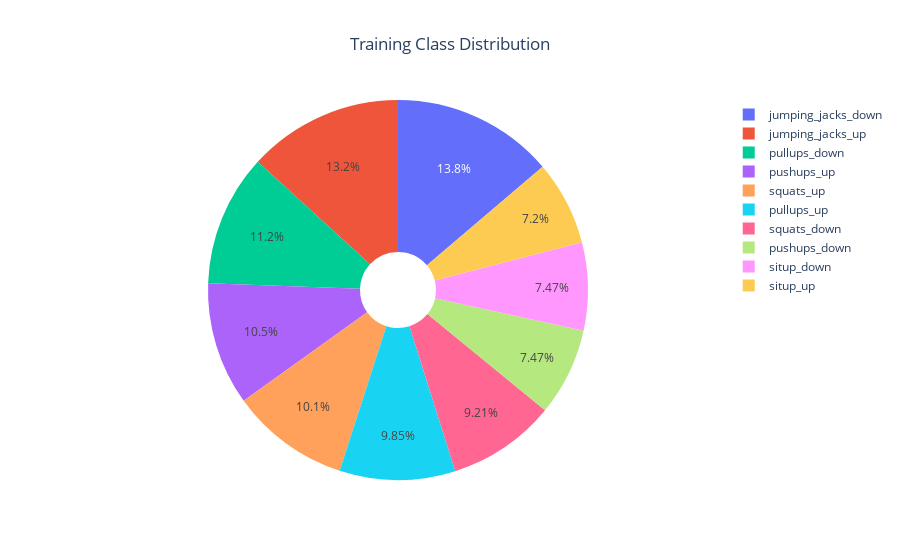
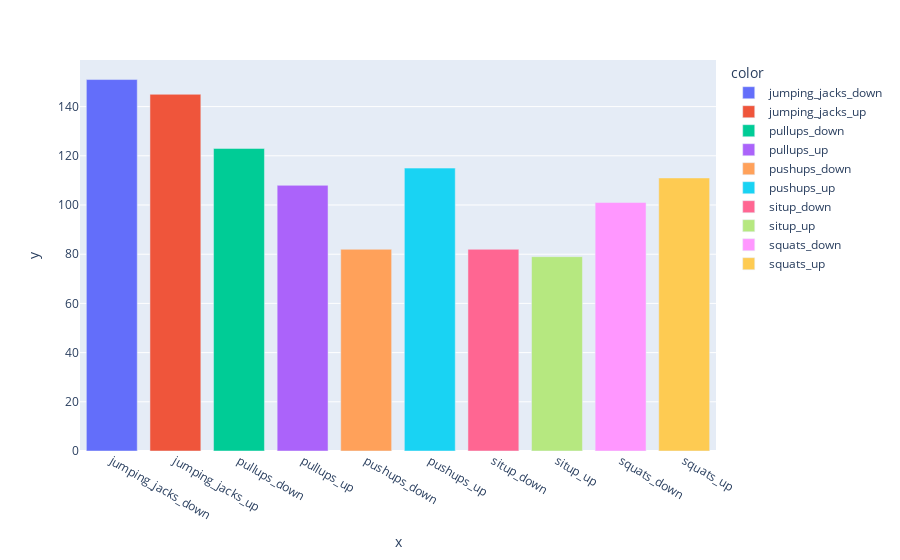

Notebook cell for these charts, in order:
### Code cell
# Pie Plot
fig = px.pie(names=class_names, values=class_dis, title="Training Class Distribution", hole=0.2)
fig.update_layout({'title':{'x':0.5}})
fig.show()

fig = px.bar(x=class_names, y=class_dis, color=class_names)
fig.show()

### Figure 1 — Plotly figure (JSON) as saved in the notebook; plotly's stock layout.template omitted (floating-point values rounded to 4 significant figures)
{"data": [{"domain": {"x": [0, 1], "y": [0, 1]}, "hole": 0.2, "hovertemplate": "label=%{label}<br>value=%{value}<extra></extra>", "labels": ["jumping_jacks_down", "jumping_jacks_up", "pullups_down", "pullups_up", "pushups_down", "pushups_up", "situp_down", "situp_up", "squats_down", "squats_up"], "legendgroup": "", "name": "", "showlegend": true, "type": "pie", "values": [151, 145, 123, 108, 82, 115, 82, 79, 101, 111]}], "layout": {"legend": {"tracegroupgap": 0}, "title": {"text": "Training Class Distribution", "x": 0.5}}}

### Figure 2 — Plotly figure (JSON) as saved in the notebook; plotly's stock layout.template omitted (floating-point values rounded to 4 significant figures)
{"data": [{"alignmentgroup": "True", "hovertemplate": "color=jumping_jacks_down<br>x=%{x}<br>y=%{y}<extra></extra>", "legendgroup": "jumping_jacks_down", "marker": {"color": "#636efa", "pattern": {"shape": ""}}, "name": "jumping_jacks_down", "offsetgroup": "jumping_jacks_down", "orientation": "v", "showlegend": true, "textposition": "auto", "type": "bar", "x": ["jumping_jacks_down"], "xaxis": "x", "y": [151], "yaxis": "y"}, {"alignmentgroup": "True", "hovertemplate": "color=jumping_jacks_up<br>x=%{x}<br>y=%{y}<extra></extra>", "legendgroup": "jumping_jacks_up", "marker": {"color": "#EF553B", "pattern": {"shape": ""}}, "name": "jumping_jacks_up", "offsetgroup": "jumping_jacks_up", "orientation": "v", "showlegend": true, "textposition": "auto", "type": "bar", "x": ["jumping_jacks_up"], "xaxis": "x", "y": [145], "yaxis": "y"}, {"alignmentgroup": "True", "hovertemplate": "color=pullups_down<br>x=%{x}<br>y=%{y}<extra></extra>", "legendgroup": "pullups_down", "marker": {"color": "#00cc96", "pattern": {"shape": ""}}, "name": "pullups_down", "offsetgroup": "pullups_down", "orientation": "v", "showlegend": true, "textposition": "auto", "type": "bar", "x": ["pullups_down"], "xaxis": "x", "y": [123], "yaxis": "y"}, {"alignmentgroup": "True", "hovertemplate": "color=pullups_up<br>x=%{x}<br>y=%{y}<extra></extra>", "legendgroup": "pullups_up", "marker": {"color": "#ab63fa", "pattern": {"shape": ""}}, "name": "pullups_up", "offsetgroup": "pullups_up", "orientation": "v", "showlegend": true, "textposition": "auto", "type": "bar", "x": ["pullups_up"], "xaxis": "x", "y": [108], "yaxis": "y"}, {"alignmentgroup": "True", "hovertemplate": "color=pushups_down<br>x=%{x}<br>y=%{y}<extra></extra>", "legendgroup": "pushups_down", "marker": {"color": "#FFA15A", "pattern": {"shape": ""}}, "name": "pushups_down", "offsetgroup": "pushups_down", "orientation": "v", "showlegend": true, "textposition": "auto", "type": "bar", "x": ["pushups_down"], "xaxis": "x", "y": [82], "yaxis": "y"}, {"alignmentgroup": "True", "hovertemplate": "color=pushups_up<br>x=%{x}<br>y=%{y}<extra></extra>", "legendgroup": "pushups_up", "marker": {"color": "#19d3f3", "pattern": {"shape": ""}}, "name": "pushups_up", "offsetgroup": "pushups_up", "orientation": "v", "showlegend": true, "textposition": "auto", "type": "bar", "x": ["pushups_up"], "xaxis": "x", "y": [115], "yaxis": "y"}, {"alignmentgroup": "True", "hovertemplate": "color=situp_down<br>x=%{x}<br>y=%{y}<extra></extra>", "legendgroup": "situp_down", "marker": {"color": "#FF6692", "pattern": {"shape": ""}}, "name": "situp_down", "offsetgroup": "situp_down", "orientation": "v", "showlegend": true, "textposition": "auto", "type": "bar", "x": ["situp_down"], "xaxis": "x", "y": [82], "yaxis": "y"}, {"alignmentgroup": "True", "hovertemplate": "color=situp_up<br>x=%{x}<br>y=%{y}<extra></extra>", "legendgroup": "situp_up", "marker": {"color": "#B6E880", "pattern": {"shape": ""}}, "name": "situp_up", "offsetgroup": "situp_up", "orientation": "v", "showlegend": true, "textposition": "auto", "type": "bar", "x": ["situp_up"], "xaxis": "x", "y": [79], "yaxis": "y"}, {"alignmentgroup": "True", "hovertemplate": "color=squats_down<br>x=%{x}<br>y=%{y}<extra></extra>", "legendgroup": "squats_down", "marker": {"color": "#FF97FF", "pattern": {"shape": ""}}, "name": "squats_down", "offsetgroup": "squats_down", "orientation": "v", "showlegend": true, "textposition": "auto", "type": "bar", "x": ["squats_down"], "xaxis": "x", "y": [101], "yaxis": "y"}, {"alignmentgroup": "True", "hovertemplate": "color=squats_up<br>x=%{x}<br>y=%{y}<extra></extra>", "legendgroup": "squats_up", "marker": {"color": "#FECB52", "pattern": {"shape": ""}}, "name": "squats_up", "offsetgroup": "squats_up", "orientation": "v", "showlegend": true, "textposition": "auto", "type": "bar", "x": ["squats_up"], "xaxis": "x", "y": [111], "yaxis": "y"}], "layout": {"barmode": "relative", "legend": {"title": {"text": "color"}, "tracegroupgap": 0}, "margin": {"t": 60}, "xaxis": {"anchor": "y", "domain": [0, 1], "title": {"text": "x"}}, "yaxis": {"anchor": "x", "domain": [0, 1], "title": {"text": "y"}}}}
